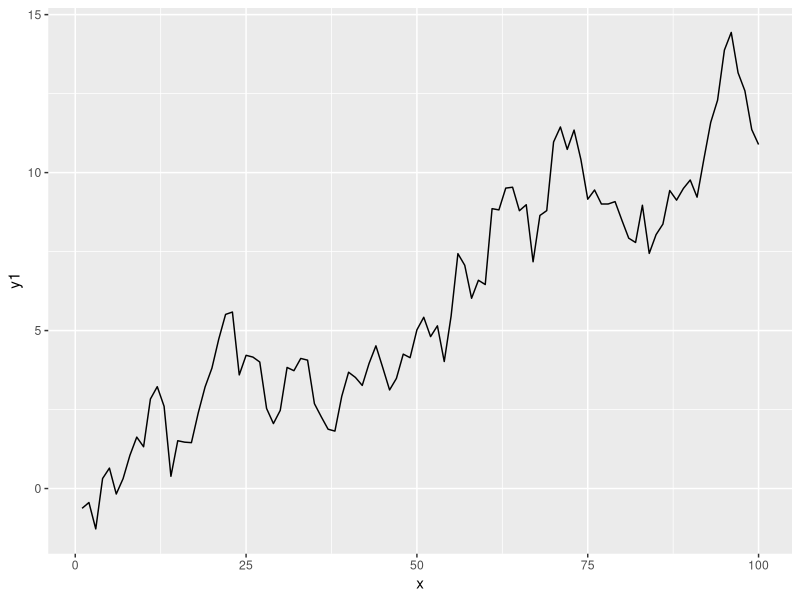

Recreate this plot in R.
library(ggplot2)

set.seed(1)
y1 <- cumsum(rnorm(100))
x <- seq_along(y1)

y2 <- y1 + abs(rnorm(100, 3))

my.df <- data.frame(x, y1, y2)
library(ggthemes)
ggplot(my.df, aes(x = x, y = y1)) +
  geom_line()
